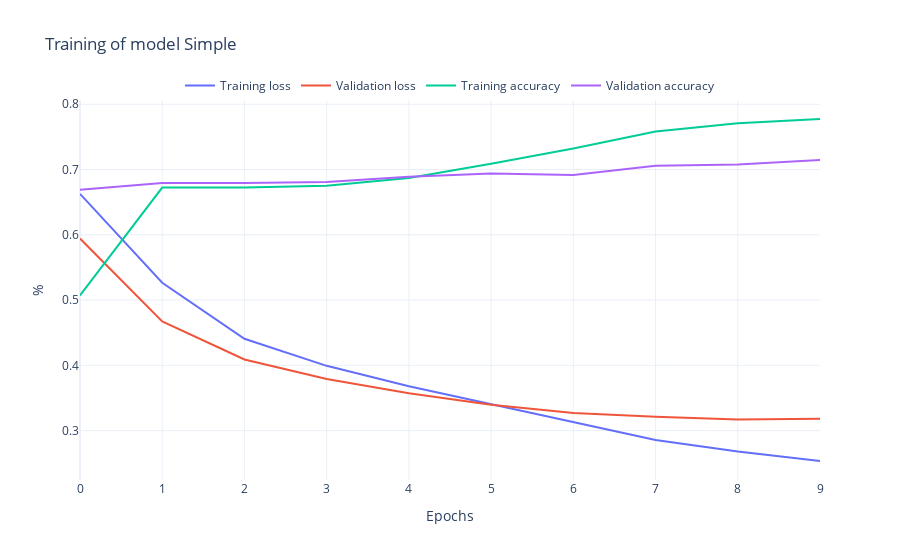

Notebook source saved alongside this figure:
### Markdown cell above
#### Plot the training and validation loss

### Code cell
rst.plot_history(history_simple, "Simple")

### Figure 1 — Plotly figure (JSON) as saved in the notebook; plotly's stock layout.template omitted (floating-point values rounded to 4 significant figures)
{"data": [{"mode": "lines", "name": "Training loss", "type": "scatter", "y": [0.6627, 0.5265, 0.4406, 0.3992, 0.368, 0.3402, 0.3135, 0.2856, 0.2678, 0.2534]}, {"mode": "lines", "name": "Validation loss", "type": "scatter", "y": [0.5943, 0.4673, 0.4089, 0.379, 0.3572, 0.3398, 0.3271, 0.3214, 0.3171, 0.3181]}, {"mode": "lines", "name": "Training accuracy", "type": "scatter", "y": [0.5071, 0.6724, 0.6723, 0.6752, 0.6871, 0.7088, 0.7321, 0.7583, 0.7711, 0.7774]}, {"mode": "lines", "name": "Validation accuracy", "type": "scatter", "y": [0.6692, 0.6795, 0.6795, 0.681, 0.689, 0.6939, 0.6917, 0.706, 0.7078, 0.7145]}], "layout": {"legend": {"bgcolor": "rgba(255,255,255,0.5)", "orientation": "h", "x": 0.5, "xanchor": "center", "y": 1, "yanchor": "bottom"}, "title": {"text": "Training of model Simple"}, "xaxis": {"title": {"text": "Epochs"}}, "yaxis": {"title": {"text": "%"}}}}
